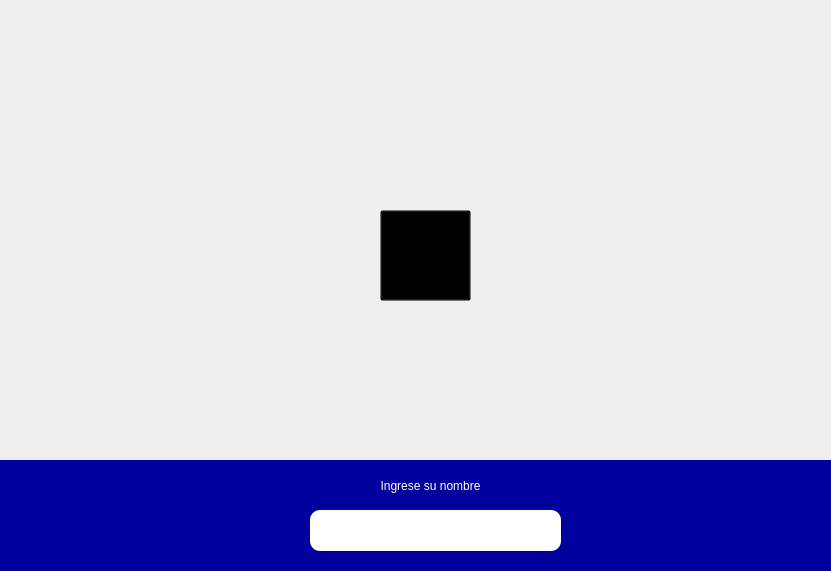
<?xml version="1.0" encoding="UTF-8"?>
<ui version="4.0">
 <class>VentanaInicio</class>
 <widget class="QMainWindow" name="VentanaInicio">
  <property name="geometry">
   <rect>
    <x>0</x>
    <y>0</y>
    <width>831</width>
    <height>571</height>
   </rect>
  </property>
  <property name="windowTitle">
   <string>MainWindow</string>
  </property>
  <widget class="QWidget" name="centralwidget">
   <widget class="QLabel" name="label_fondo">
    <property name="geometry">
     <rect>
      <x>0</x>
      <y>0</y>
      <width>831</width>
      <height>481</height>
     </rect>
    </property>
    <property name="text">
     <string/>
    </property>
    <property name="pixmap">
     <pixmap>../../sprites/background/index3.png</pixmap>
    </property>
    <property name="scaledContents">
     <bool>true</bool>
    </property>
   </widget>
   <widget class="QWidget" name="widget" native="true">
    <property name="geometry">
     <rect>
      <x>0</x>
      <y>460</y>
      <width>851</width>
      <height>111</height>
     </rect>
    </property>
    <property name="styleSheet">
     <string notr="true">background-color: rgb(0, 0, 157);</string>
    </property>
    <widget class="QLineEdit" name="label_usuario">
     <property name="geometry">
      <rect>
       <x>310</x>
       <y>50</y>
       <width>251</width>
       <height>41</height>
      </rect>
     </property>
     <property name="font">
      <font>
       <family>MS Shell Dlg 2</family>
       <pointsize>9</pointsize>
       <weight>50</weight>
       <italic>false</italic>
       <bold>false</bold>
      </font>
     </property>
     <property name="layoutDirection">
      <enum>Qt::LeftToRight</enum>
     </property>
     <property name="styleSheet">
      <string notr="true">font: 9pt &quot;MS Shell Dlg 2&quot;;
border-radius: 10px;
background-color: rgb(255, 255, 255);</string>
     </property>
     <property name="text">
      <string/>
     </property>
     <property name="alignment">
      <set>Qt::AlignCenter</set>
     </property>
     <property name="placeholderText">
      <string/>
     </property>
     <property name="clearButtonEnabled">
      <bool>false</bool>
     </property>
    </widget>
    <widget class="QLabel" name="label_texto">
     <property name="geometry">
      <rect>
       <x>300</x>
       <y>10</y>
       <width>261</width>
       <height>31</height>
      </rect>
     </property>
     <property name="styleSheet">
      <string notr="true">color: rgb(255, 255, 255);
font: 75 9pt &quot;MS Shell Dlg 2&quot;;</string>
     </property>
     <property name="text">
      <string>Ingrese su nombre</string>
     </property>
     <property name="alignment">
      <set>Qt::AlignCenter</set>
     </property>
    </widget>
   </widget>
   <widget class="QPushButton" name="boton_puerta">
    <property name="geometry">
     <rect>
      <x>380</x>
      <y>210</y>
      <width>91</width>
      <height>91</height>
     </rect>
    </property>
    <property name="toolTipDuration">
     <number>-1</number>
    </property>
    <property name="styleSheet">
     <string notr="true">background: transparent</string>
    </property>
    <property name="text">
     <string/>
    </property>
    <property name="iconSize">
     <size>
      <width>100</width>
      <height>90</height>
     </size>
    </property>
    <property name="flat">
     <bool>false</bool>
    </property>
   </widget>
  </widget>
 </widget>
 <resources/>
 <connections/>
</ui>
